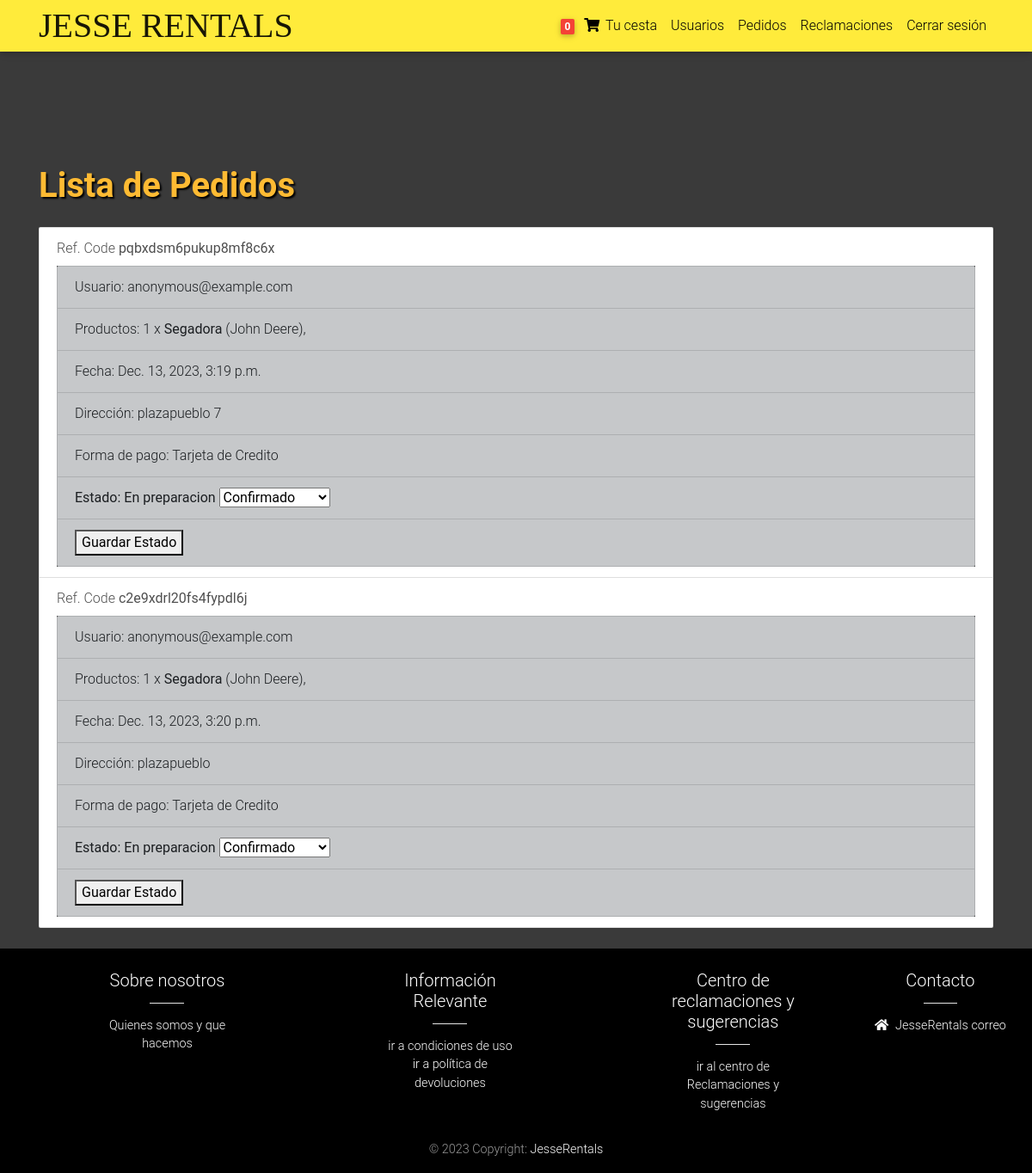
The page /order-list/ (signed in) on the database its author committed.
### core/models.py (models this page shows, shortened)
class User(AbstractUser):
        email = models.EmailField(unique=True)
        USERNAME_FIELD = 'email'
        REQUIRED_FIELDS = ['username']

class Order(models.Model):
    user = models.ForeignKey(settings.AUTH_USER_MODEL,
                             on_delete=models.CASCADE)
    user_profile = models.ForeignKey(settings.USER_PROFILE_MODEL,
                             on_delete=models.CASCADE,
                             blank=True, null=True)
    ref_code = models.CharField(max_length=20, blank=True, null=True)
    items = models.ManyToManyField(OrderItem)
    start_date = models.DateTimeField(auto_now_add=True)
    ordered_date = models.DateTimeField()
    ordered = models.BooleanField(default=False)
    shipping_address = models.ForeignKey(
        'Address', related_name='shipping_address', on_delete=models.SET_NULL, blank=True, null=True)
    payment = models.ForeignKey(
        'Payment', on_delete=models.SET_NULL, blank=True, null=True)
    being_delivered = models.BooleanField(default=False)
    received = models.BooleanField(default=False)
    statement = models.CharField(choices=STATE_CHOICES, max_length=2,null=True, default='En preparacion')
    payment_type = models.BooleanField(default=False)
    shipping = models.BooleanField(default=True, blank=True, null=True)
    '''
    1. Item added to cart
    2. Adding a billing address
    (Failed checkout)
    3. Payment
    (Preprocessing, processing, packaging etc.)
    4. Being delivered
    5. Received
    6. Refunds
    '''

class OrderItem(models.Model):
    user = models.ForeignKey(settings.AUTH_USER_MODEL,
                             on_delete=models.CASCADE)
    user_profile = models.ForeignKey(settings.USER_PROFILE_MODEL,
                             on_delete=models.CASCADE,
                             blank=True, null=True)
    ordered = models.BooleanField(default=False)
    item = models.ForeignKey(Item, on_delete=models.CASCADE)
    quantity = models.IntegerField(default=1)
    is_rental = models.BooleanField(default=False)

class Item(models.Model):
    title = models.CharField(max_length=100)
    order_price = models.FloatField(default=0)
    rental_price = models.FloatField(default=0)
    rental_duration_months = models.PositiveIntegerField(default=1)
    label = models.CharField(choices=LABEL_CHOICES, max_length=1)
    slug = models.SlugField()
    description = models.TextField()
    image = models.ImageField()
    disponibility = models.CharField(choices=DISPONIBILITY_CHOICES, max_length=2,null=True)
    selected = models.BooleanField(default = False)
    fabricante = models.ForeignKey(Fabricante, on_delete=models.CASCADE)
    category = models.ForeignKey(Category, on_delete=models.CASCADE)
    def __str__(self):
        return self.title

class Fabricante(models.Model):
    initials = models.CharField(max_length=3)
    name = models.CharField(max_length=100)
    def __str__(self):
        return self.name

class Address(models.Model):
    user = models.ForeignKey(
        settings.AUTH_USER_MODEL, on_delete=models.CASCADE, related_name='user_addresses')
    street_address = models.CharField(max_length=100)
    apartment_address = models.CharField(max_length=100)
    country = CountryField(multiple=False)
    zip = models.CharField(max_length=100)
    address_type = models.CharField(max_length=1, choices=ADDRESS_CHOICES)
    default = models.BooleanField(default=False)
    class Meta:
        verbose_name_plural = 'Addresses'

### core/views.py (the view, shortened to what this page needs)
# urls.py: path('order-list/', order_list, name='order-list'),
def order_list(request):
    if request.user.is_staff:
        orders = Order.objects.all()
        state_choices = STATE_CHOICES
        return render(request, 'order_list.html', {'orders': orders, 'state':state_choices})
    else:
        return render(request, 'no_permission.html')

### core/templatetags/cart_template_tags.py (called while the page is built)
@register.filter
def cart_item_count(user):
    if user is not None:
        qs = Order.objects.filter(user=user, ordered=False)
    else:
        User = get_user_model()
        anonymous, created = User.objects.get_or_create(username='anonymous', defaults={'email': 'anonymous@example.com'})
        qs = Order.objects.filter(user=anonymous, ordered=False)
    if qs.exists():
        return qs[0].items.count()
    return 0

### templates/order_list.html (shortened to what this page needs)
{% extends 'base.html' %}
{% block content %}
<main class="mt-5 pt-4">
  <div class="container dark-grey-text mt-5">
    <h1 class="font-weight-bold text-warning" style="text-shadow: 2px 2px 2px black;">Lista de Pedidos</h1>
    {% if orders %}
    <ul class="list-group mt-4">
      {% for order in orders %}
      <li class="list-group-item">
        <span>Ref. Code <strong>{{ order.ref_code }}</strong></span>
        <form method="post" action="{% url 'core:order-list' %}">
          <ul class="list-group mt-2 bg-dark">
            <li class="list-group-item list-group-item-dark">Usuario: {{ order.user }}</li>
            <li class="list-group-item list-group-item-dark">Productos:
              {% for order_item in order.items.all %}
                {{ order_item.quantity }} x
                <strong>{{ order_item.item }}</strong> ({{ order_item.item.fabricante }}),
              {% endfor %}
            </li>
            <li class="list-group-item list-group-item-dark">Fecha: {{ order.start_date }}</li>
            <li class="list-group-item list-group-item-dark">Dirección: {{ order.shipping_address.street_address }}</li>
            <li class="list-group-item list-group-item-dark">Forma de pago:
              {% if order.payment_type == 1 %}
              Contrareembolso
              {% else %}
              Tarjeta de Credito</li>
              {% endif %}
            <li class="list-group-item list-group-item-dark"><strong>Estado: {{ order.get_statement_display }}</strong>
              <select id="order_state" name="order_state">
                {% for choice in state %}
                  <option value="{{ choice.0 }}">{{ choice.1 }}</option>
                {% endfor %}
              </select>
            </li>
            <li class="list-group-item list-group-item-dark">
              <button type="submit">Guardar Estado</button>
            </li>
          </ul>
        </form>
      </li>
      {% endfor %}
    </ul>
    {% else %}
    <p class="text-warning">No hay pedidos en curso ni pendientes.</p>
    {% endif %}
  </div>
</main>
{% endblock %}

### templates/navbar.html (shortened to what this page needs)
{% load cart_template_tags %}
<nav class="navbar fixed-top navbar-expand-lg navbar-light yellow scrolling-navbar" style="height: 60px;"">
    <div class=" container">
  <a class="navbar-brand waves-effect" style="margin: 0;" href="/">
    <p style="font-family: 'Alfa Slab One', serif; font-size: 40px; margin: 0;">JESSE RENTALS</p>
  </a>
  <div class="collapse navbar-collapse" id="navbarSupportedContent">
    <ul class="navbar-nav nav-flex-icons">
      {% if request.user.is_authenticated %}
      <li class="nav-item">
        <a href="{% url 'core:order-summary' %}" class="nav-link waves-effect">
          <span class="badge red z-depth-1 mr-1"> {{ request.user|cart_item_count }} </span>
          <i class="fas fa-shopping-cart"></i>
          <span class="clearfix d-none d-sm-inline-block"> Tu cesta </span>
        </a>
      </li>
      {% if request.user.is_staff %}
      <li class="nav-item">
        <a class="nav-link waves-effect" href="/user-list">
          <span class="clearfix d-none d-sm-inline-block"> Usuarios </span>
        </a>
      </li>
      <li class="nav-item">
        <a class="nav-link waves-effect" href="/order-list">
          <span class="clearfix d-none d-sm-inline-block"> Pedidos </span>
        </a>
      </li>
      <li class="nav-item">
        <a class="nav-link waves-effect" href="/claims/list">
          <span class="clearfix d-none d-sm-inline-block"> Reclamaciones </span>
        </a>
      </li>
      {% endif %}
      <li class="nav-item">
        <a class="nav-link waves-effect" href="{% url 'account_logout' %}">
          <span class="clearfix d-none d-sm-inline-block"> Cerrar sesión </span>
        </a>
      </li>
      {% endif %}
    </ul>
  </div>
  </div>
</nav>

### templates/base.html (style rules this page uses)
html, body, header, .carousel { height: 60vh; }
body { background-color: #3a3a3a; color: #fff; }

### rows shown on the page
User: user|cart_item_count "0"
Order: ref_code "pqbxdsm6pukup8mf8c6x", user "anonymous@example.com", start_date "Dec. 13, 2023, 3:19 p.m.", shipping_address.street_address "plazapueblo 7", payment_type "Tarjeta de Credito", statement "En preparacion"
OrderItem: quantity "1", item "Segadora", item.fabricante "John Deere"
Order: ref_code "c2e9xdrl20fs4fypdl6j", user "anonymous@example.com", start_date "Dec. 13, 2023, 3:20 p.m.", shipping_address.street_address "plazapueblo", payment_type "Tarjeta de Credito", statement "En preparacion"
OrderItem: quantity "1", item "Segadora", item.fabricante "John Deere"

### other values the page prints
form field order_state "Confirmado"
